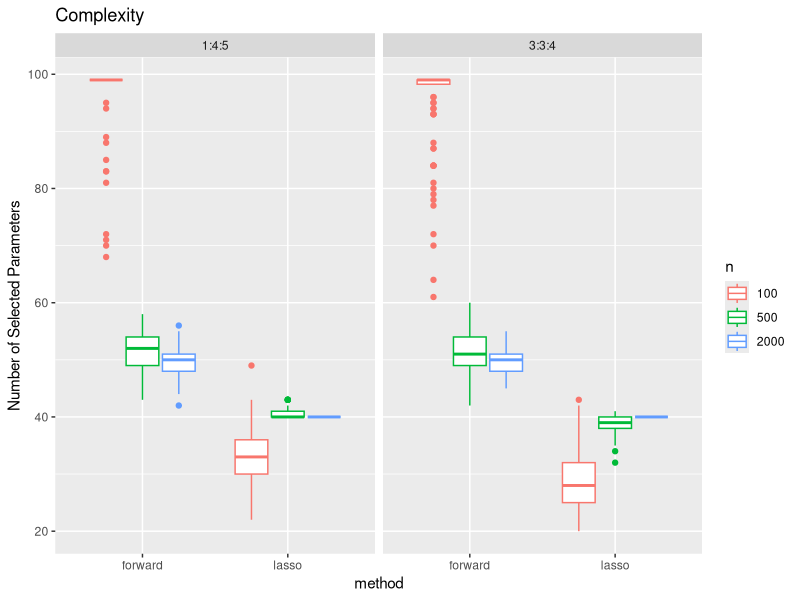
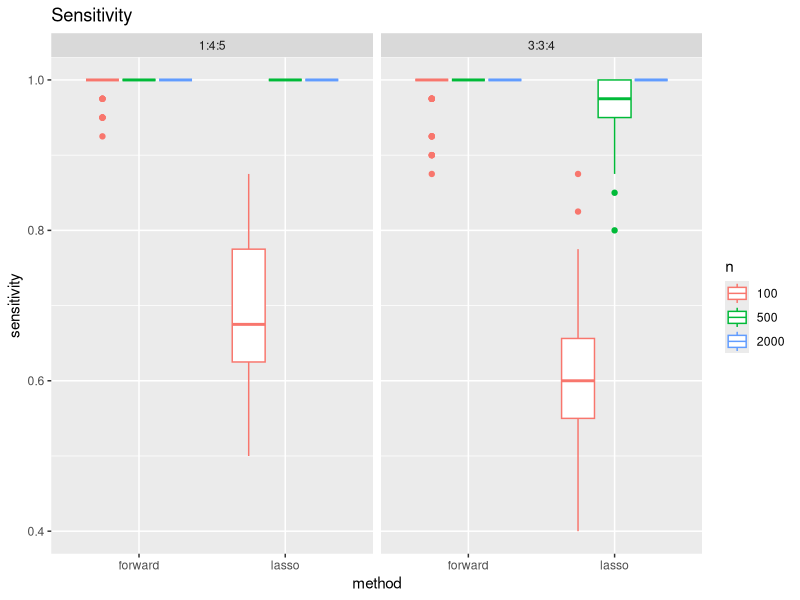
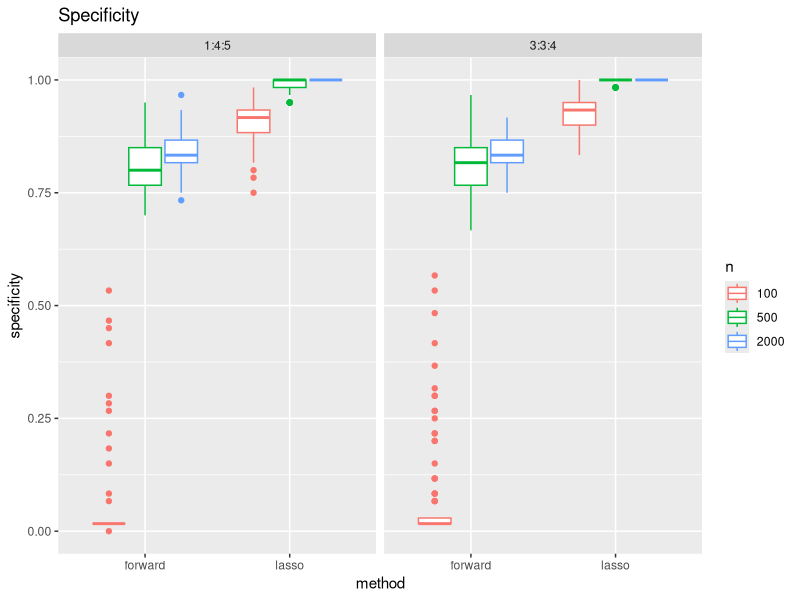
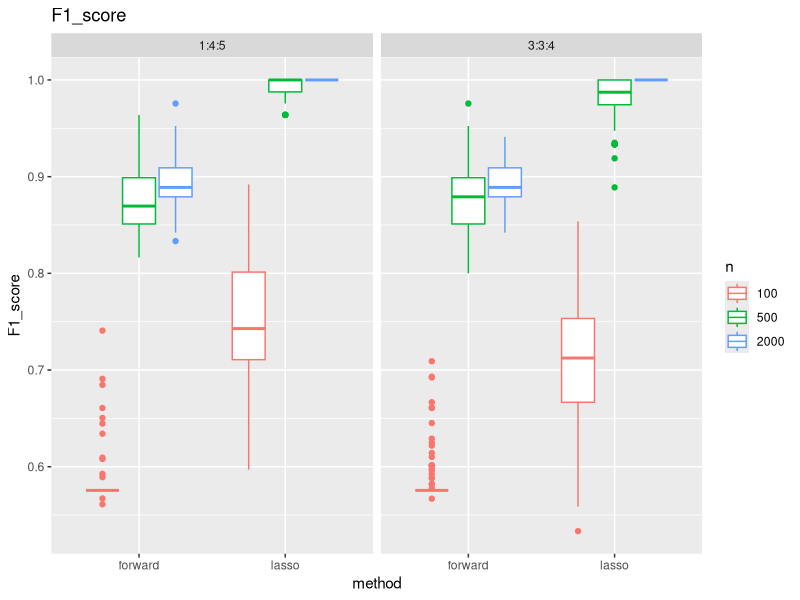
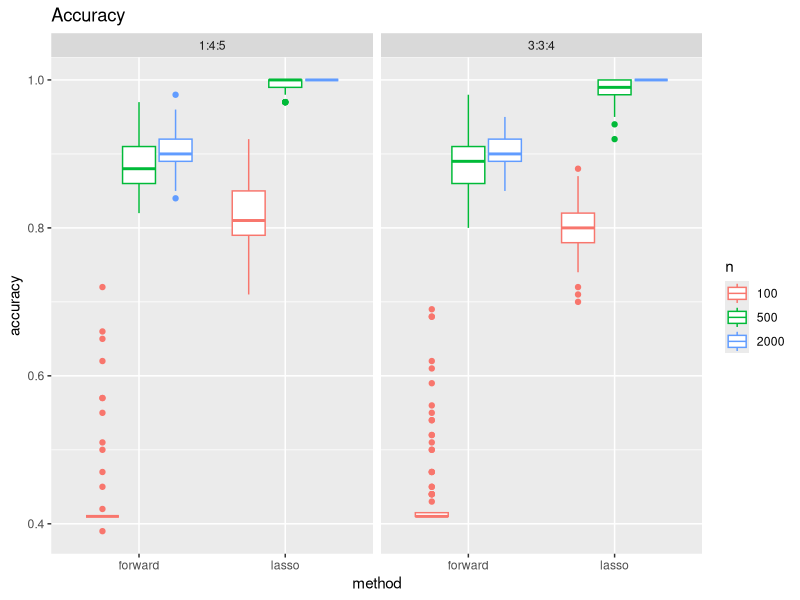
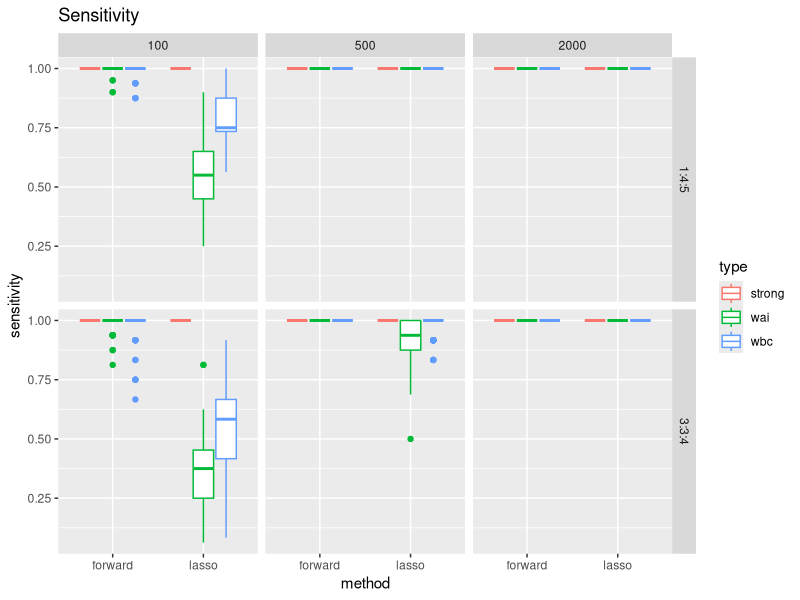
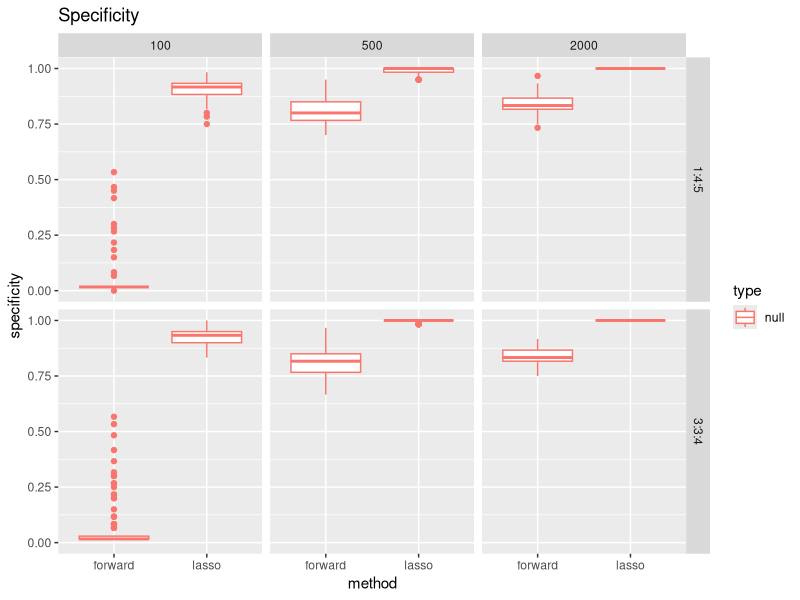
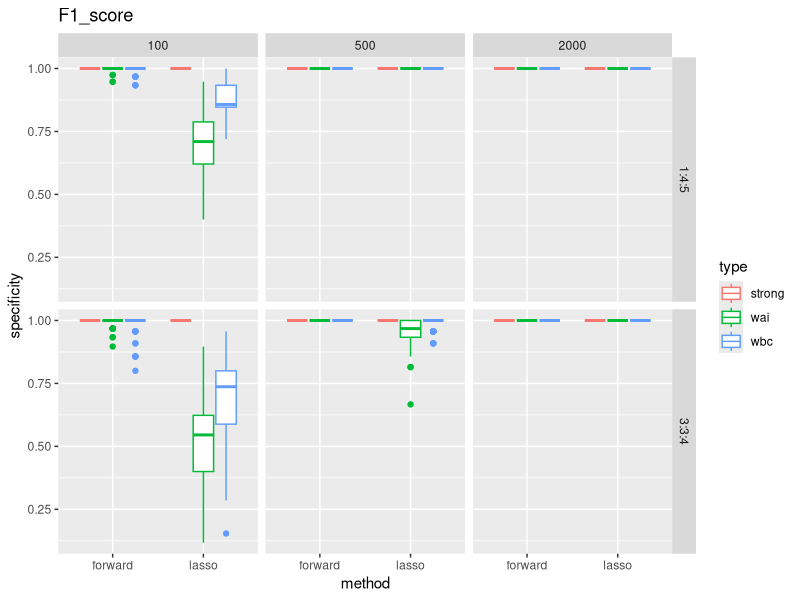

These charts were generated, in order, by the following R code:
## ---- chunk 1
knitr::opts_chunk$set(echo = TRUE)
library(tidyverse)
library(patchwork)
library(dplyr)
## ---- chunk 2
# Load parameter data
param_1 = read_csv("parameter_estimate.csv")
param_2 = read_csv("parameter_estimate2.csv")
param_estimate = rbind(param_1, param_2)


# Output identification table
fit_identify_result = 
  param_estimate %>% 
    mutate(
      n = factor(n),
      ratio = ifelse(ratio == 145, "1:4:5", "3:3:4"),
      notnull = ifelse(type == "null", 0, 1),
      notnull_est = ifelse(abs(estimate) > 0, 1, 0),
      identify =
        case_when(
          notnull == 1 & notnull_est == 1 ~ "TP",
          notnull == 1 & notnull_est == 0 ~ "FN",
          notnull == 0 & notnull_est == 1 ~ "FP",
          notnull == 0 & notnull_est == 0 ~ "TN"
        )
    ) %>% 
    group_by(sim_time, n, p, ratio, method) %>% 
    summarize(
      number_of_parameters = sum(identify == "TP") + sum(identify == "FP"),
      sensitivity = sum(identify == "TP")/(sum(identify == "TP") + sum(identify == "FN")),
      specificity = sum(identify == "TN")/(sum(identify == "TN") + sum(identify == "FP")),
      precision = sum(identify == "TP")/(sum(identify == "TP") + sum(identify == "FP")),
      accuracy = (sum(identify == "TP") + sum(identify == "TN")) /
        (sum(identify == "TP") + sum(identify == "FP") + sum(identify == "TN") + sum(identify == "FN")),
      F1_score = 2 * precision * sensitivity / (precision + sensitivity)
    )


# Output identification table by signal
fit_identify_result_type = 
  param_estimate %>% 
    mutate(
      n = factor(n),
      ratio = ifelse(ratio == 145, "1:4:5", "3:3:4"),
      notnull = ifelse(type == "null", 0, 1),
      notnull_est = ifelse(abs(estimate) > 0, 1, 0),
      identify =
        case_when(
          notnull == 1 & notnull_est == 1 ~ "TP",
          notnull == 1 & notnull_est == 0 ~ "FN",
          notnull == 0 & notnull_est == 1 ~ "FP",
          notnull == 0 & notnull_est == 0 ~ "TN"
        )
    ) %>% 
    group_by(sim_time, n, p, ratio, method, type) %>% 
    summarize(
      number_of_parameters = sum(identify == "TP") + sum(identify == "FP"),
      sensitivity = sum(identify == "TP")/(sum(identify == "TP") + sum(identify == "FN")),
      specificity = sum(identify == "TN")/(sum(identify == "TN") + sum(identify == "FP")),
      precision = sum(identify == "TP")/(sum(identify == "TP") + sum(identify == "FP")),
      accuracy = (sum(identify == "TP") + sum(identify == "TN")) /
        (sum(identify == "TP") + sum(identify == "FP") + sum(identify == "TN") + sum(identify == "FN")),
      F1_score = 2 * precision * sensitivity / (precision + sensitivity)
    )



p = 100
ratio = c(1, 4, 5)
ps = floor(0.4*p*ratio[1]/sum(ratio))
pwbc = floor(0.4*p*ratio[2]/sum(ratio))
pwai = floor(0.4*p*ratio[3]/sum(ratio))
beta = c(rep(20, ps), rep(0.5, pwbc + pwai), rep(0, p - ps - pwbc - pwai))
# output the beta estimation table of ratio 1
fit_beta_result_ratio1 = 
  param_1 %>% 
    mutate(
      n = factor(n),
      ratio = ifelse(ratio == 145, "1:4:5", "3:3:4"),
      num = case_when(
  type == "strong" ~ num,
  type == "wbc" ~ num + ps,
  type == "wai" ~ num + ps + pwbc,
  type == "null" ~ num + ps + pwbc + pwai),
      se = (estimate - beta[num])^2
    ) %>% 
    group_by(sim_time, n, p, ratio, method) %>% 
    summarize(
      RMSE = sqrt(mean(se))
    )

# output the beta estimation table of ratio2
p = 100
ratio = c(3, 3, 4)
ps = floor(0.4*p*ratio[1]/sum(ratio))
pwbc = floor(0.4*p*ratio[2]/sum(ratio))
pwai = floor(0.4*p*ratio[3]/sum(ratio))
beta = c(rep(20, ps), rep(0.5, pwbc + pwai), rep(0, p - ps - pwbc - pwai))

fit_beta_result_ratio2 = 
  param_2 %>% 
    mutate(
      n = factor(n),
      ratio = ifelse(ratio == 145, "1:4:5", "3:3:4"),
      num = case_when(
  type == "strong" ~ num,
  type == "wbc" ~ num + ps,
  type == "wai" ~ num + ps + pwbc,
  type == "null" ~ num + ps + pwbc + pwai),
      se = (estimate - beta[num])^2
    ) %>% 
    group_by(sim_time, n, p, ratio, method) %>% 
    summarize(
      RMSE = sqrt(mean(se))
    )

fit_beta_result_ratio = 
  rbind(fit_beta_result_ratio1, fit_beta_result_ratio2)
## ---- chunk 3
# compare model complexity

# compare sensitivity
g_1 = ggplot(fit_identify_result, aes(x = method, y = number_of_parameters, color = n)) + 
  geom_boxplot() +
  theme(legend.position = "right") +
  labs(title = "Complexity",x = "method", y = "Number of Selected Parameters") +
  facet_grid(. ~ ratio)
g_1
ggsave(g_1,filename = "Images/g_1.pdf",width = 12,height = 9)
## ---- chunk 4
# compare all signals on four metrics

# compare sensitivity
g1 = ggplot(fit_identify_result, aes(x = method, y = sensitivity, color = n)) + 
  geom_boxplot() +
  theme(legend.position = "right") +
  labs(title = "Sensitivity",x = "method", y = "sensitivity") +
  facet_grid(. ~ ratio)
g1
ggsave(g1,filename = "Images/g1.pdf",width = 12,height = 9)

# compare specificity
g2 = ggplot(fit_identify_result, aes(x = method, y = specificity, color = n)) + 
  geom_boxplot() +
  theme(legend.position = "right") +
  labs(title = "Specificity",x = "method", y = "specificity") +
  facet_grid(. ~ ratio)
g2
ggsave(g2,filename = "Images/g2.pdf",width = 12,height = 9)

# compare F1-score
g3 = ggplot(fit_identify_result, aes(x = method, y = F1_score, color = n)) + 
  geom_boxplot() +
  theme(legend.position = "right") +
  labs(title = "F1_score",x = "method", y = "F1_score") +
  facet_grid(. ~ ratio)
g3
ggsave(g3,filename = "Images/g3.pdf",width = 12,height = 9)

# compare accuracy
g4 = ggplot(fit_identify_result, aes(x = method, y = accuracy, color = n)) + 
  geom_boxplot() +
  theme(legend.position = "right") +
  labs(title = "Accuracy",x = "method", y = "accuracy") +
  facet_grid(. ~ ratio)
g4
ggsave(g4,filename = "Images/g4.pdf",width = 12,height = 9)
## ---- chunk 5
# compare different signals

# First ratio
g5 = ggplot(fit_identify_result_type, aes(x = method, y = sensitivity, color = type)) + 
  geom_boxplot() +
  theme(legend.position = "right") +
  labs(title = "Sensitivity",x = "method", y = "sensitivity") +
  facet_grid(ratio ~ n)
g5
ggsave(g5,filename = "Images/g5.pdf",width = 12,height = 9)

g6 = ggplot(fit_identify_result_type, aes(x = method, y = specificity, color = type)) + 
  geom_boxplot() +
  theme(legend.position = "right") +
  labs(title = "Specificity",x = "method", y = "specificity") +
  facet_grid(ratio ~ n)
g6
ggsave(g6,filename = "Images/g6.pdf",width = 12,height = 9)

g7 = ggplot(fit_identify_result_type, aes(x = method, y = F1_score, color = type)) + 
  geom_boxplot() +
  theme(legend.position = "right") +
  labs(title = "F1_score",x = "method", y = "specificity") +
  facet_grid(ratio ~ n)
g7
ggsave(g7,filename = "Images/g7.pdf",width = 12,height = 9)

g8 = ggplot(fit_identify_result_type, aes(x = method, y = accuracy, color = type)) + 
  geom_boxplot() +
  theme(legend.position = "right") +
  labs(title = "Accuracy",x = "method", y = "specificity") +
  facet_grid(ratio ~ n)
g8
ggsave(g8,filename = "Images/g8.pdf",width = 12,height = 9)
## ---- chunk 6
# Beta estimation

# RMSE of beta for n = 100
g9 = ggplot(fit_beta_result_ratio %>% filter(n == 100), aes(x = method, y = RMSE)) + 
  geom_boxplot(color = "red", fill = "orange", alpha = 0.5) +
  theme(legend.position = "right") +
  labs(title = "beta RMSE when n = 100",x = "method", y = "RMSE") +
  coord_cartesian(ylim = c(0, 15)) +
  facet_grid(~ ratio)
g9
ggsave(g9, filename = "Images/g9.pdf",width = 12,height = 9)

# RMSE of beta for n = 500
g10 = ggplot(fit_beta_result_ratio %>% filter(n == 500), aes(x = method, y = RMSE)) + 
  geom_boxplot(color = "red", fill = "orange", alpha = 0.5) +
  theme(legend.position = "right") +
  labs(title = "beta RMSE when n = 500",x = "method", y = "RMSE") +
  coord_cartesian(ylim = c(0, 0.6)) +
  facet_grid(~ ratio)
g10
ggsave(g10, filename = "Images/g10.pdf",width = 12,height = 9)

# RMSE of beta for n = 2000
g11 = ggplot(fit_beta_result_ratio %>% filter(n == 2000), aes(x = method, y = RMSE)) + 
  geom_boxplot(color = "red", fill = "orange", alpha = 0.5) +
  theme(legend.position = "right") +
  labs(title = "beta RMSE when n = 2000",x = "method", y = "RMSE") +
  coord_cartesian(ylim = c(0, 0.4)) +
  facet_grid(~ ratio)
g11
ggsave(g11, filename = "Images/g11.pdf",width = 12,height = 9)
